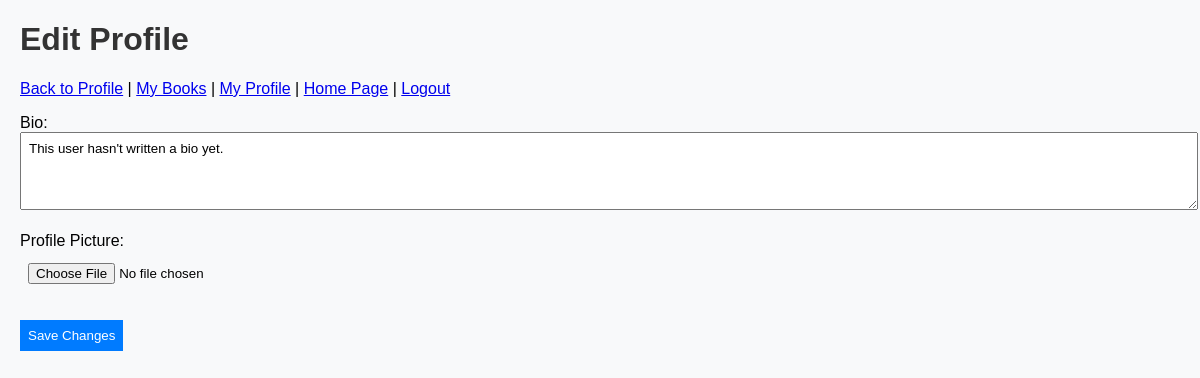
The page /edit_profile (signed in) on the database as committed earlier.
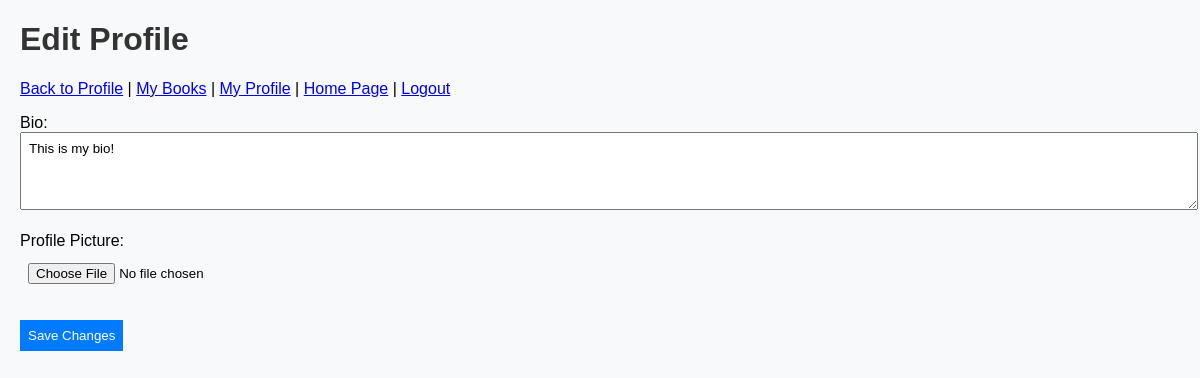
The same page on the database as committed later.
### app.py (models this page shows)
class User(db.Model):
    id = db.Column(db.Integer, primary_key=True)
    username = db.Column(db.String(100), unique=True, nullable=False)
    password = db.Column(db.String(200), nullable=False)
    bio = db.Column(db.Text, default="This user hasn't written a bio yet.")
    profile_pic = db.Column(db.String(300), default="default.png")  # store filename
    books = db.relationship('Book', backref='owner', lazy=True)

### app.py (the view, shortened to what this page needs)
@app.route('/edit_profile', methods=['GET', 'POST'])
def edit_profile():
    if 'user_id' not in session:
        return redirect(url_for('login'))
    current_user = User.query.get(session['user_id'])
    return render_template('edit_profile.html', user=session.get('username'), profile_user=current_user)

### templates/edit_profile.html (shortened to what this page needs)
<!DOCTYPE html>
<html>
<head>
    <link rel="stylesheet" href="{{ url_for('static', filename='style.css') }}">
</head>
<body>
    <h1>Edit Profile</h1>
    <p><a href="{{ url_for('profile', username=profile_user.username) }}">Back to Profile</a> |
    <a href="{{ url_for('my_books') }}">My Books</a> |
    <a href="{{ url_for('profile', username=user) }}">My Profile</a> |
    <a href="{{ url_for('index', username=user) }}">Home Page</a> |
    <a href="{{ url_for('logout') }}">Logout</a>
    </p>
    <form method="POST" enctype="multipart/form-data">
        <label for="bio">Bio:</label><br>
        <textarea name="bio" rows="4" cols="50">{{ profile_user.bio }}</textarea><br><br>
        <label for="profile_pic">Profile Picture:</label><br>
        <input type="file" name="profile_pic" accept="image/*"><br><br>
        <button type="submit">Save Changes</button>
    </form>
</body>
</html>

### static/style.css (style rules this page uses)
body { font-family: Arial, sans-serif; margin: 20px; background: #f8f9fa; }
h1, h2 { color: #333; }
form { margin-bottom: 20px; }
input, button { padding: 8px; margin: 5px 0; }
button { background: #007bff; color: white; border: none; cursor: pointer; }
textarea { width: 100%; padding: 8px; font-family: Arial, sans-serif; }

Rows that differ between the two databases and show on the page:
changed User: bio "This user hasn't written a bio yet." → "This is my bio!"
